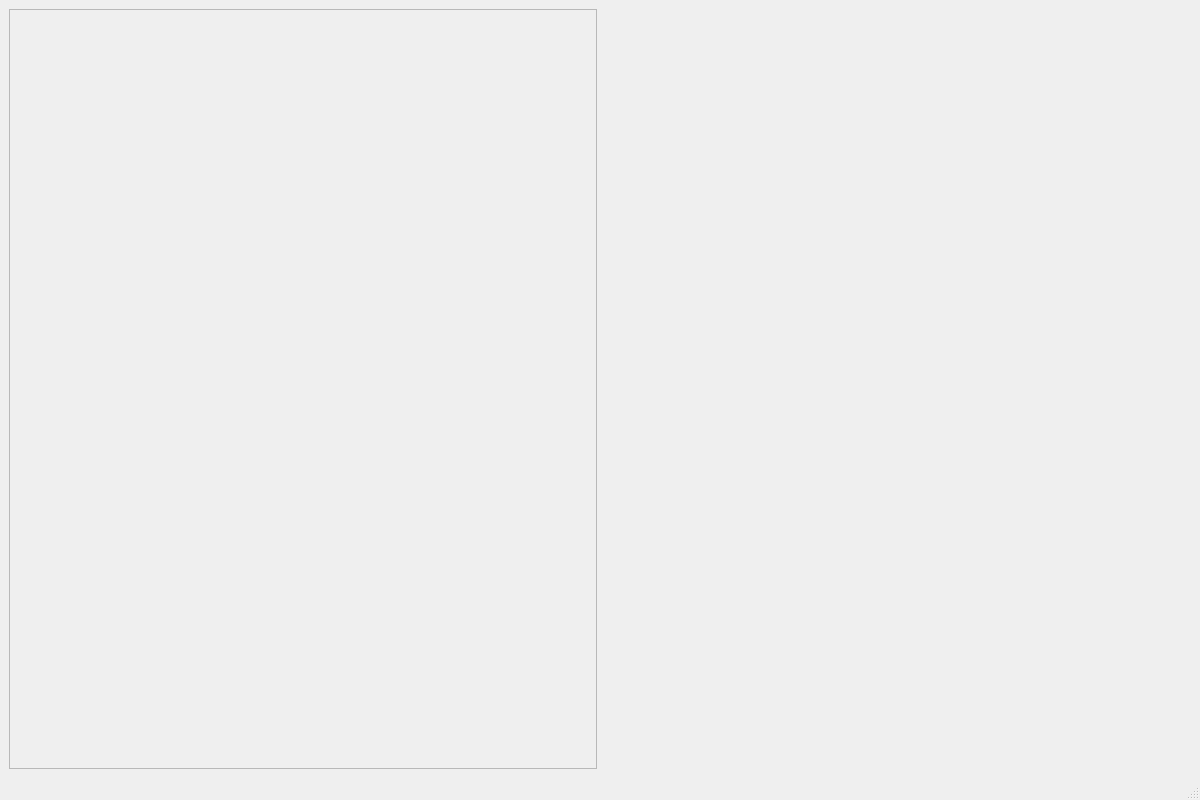
<?xml version="1.0" encoding="UTF-8"?>
<ui version="4.0">
 <class>MainWindow</class>
 <widget class="QMainWindow" name="MainWindow">
  <property name="geometry">
   <rect>
    <x>0</x>
    <y>0</y>
    <width>1200</width>
    <height>800</height>
   </rect>
  </property>
  <property name="windowTitle">
   <string>星策 StarQuant - 先以模拟谋方略，再持真仓逐行情</string>
  </property>
  <widget class="QWidget" name="centralwidget">
   <layout class="QHBoxLayout" name="horizontalLayout">
    <item>
     <widget class="QFrame" name="frame">
      <property name="frameShape">
       <enum>QFrame::StyledPanel</enum>
      </property>
      <property name="frameShadow">
       <enum>QFrame::Raised</enum>
      </property>
      <layout class="QVBoxLayout" name="verticalLayout_3">
       <item>
        <widget class="StrategyPanel" name="strategyPanel" native="true">
         <property name="sizePolicy">
          <sizepolicy hsizetype="Preferred" vsizetype="Expanding">
           <horstretch>0</horstretch>
           <verstretch>0</verstretch>
          </sizepolicy>
         </property>
        </widget>
       </item>
       <item>
        <widget class="MarketPanel" name="marketPanel" native="true"/>
       </item>
       <item>
        <widget class="QWidget" name="accountPanel" native="true">
         <property name="sizePolicy">
          <sizepolicy hsizetype="Expanding" vsizetype="Expanding">
           <horstretch>0</horstretch>
           <verstretch>0</verstretch>
          </sizepolicy>
         </property>
        </widget>
       </item>
      </layout>
     </widget>
    </item>
    <item>
     <layout class="QVBoxLayout" name="verticalLayout_4">
      <item>
       <widget class="ChartPanel" name="chartPanel" native="true">
        <property name="sizePolicy">
         <sizepolicy hsizetype="Expanding" vsizetype="Expanding">
          <horstretch>0</horstretch>
          <verstretch>0</verstretch>
         </sizepolicy>
        </property>
       </widget>
      </item>
      <item>
       <layout class="QHBoxLayout" name="horizontalLayout_2">
        <item>
         <widget class="QWidget" name="statisticsPanel" native="true">
          <property name="sizePolicy">
           <sizepolicy hsizetype="Expanding" vsizetype="Preferred">
            <horstretch>0</horstretch>
            <verstretch>0</verstretch>
           </sizepolicy>
          </property>
         </widget>
        </item>
        <item>
         <widget class="QWidget" name="signalPanel" native="true">
          <property name="sizePolicy">
           <sizepolicy hsizetype="Expanding" vsizetype="Preferred">
            <horstretch>0</horstretch>
            <verstretch>0</verstretch>
           </sizepolicy>
          </property>
         </widget>
        </item>
       </layout>
      </item>
     </layout>
    </item>
   </layout>
  </widget>
  <widget class="QStatusBar" name="statusbar"/>
 </widget>
 <customwidgets>
  <customwidget>
   <class>StrategyPanel</class>
   <extends>QWidget</extends>
   <header>ui/strategypanel.h</header>
   <container>1</container>
  </customwidget>
  <customwidget>
   <class>MarketPanel</class>
   <extends>QWidget</extends>
   <header>ui/marketpanel.h</header>
   <container>1</container>
  </customwidget>
  <customwidget>
   <class>ChartPanel</class>
   <extends>QWidget</extends>
   <header>ui/chartpanel.h</header>
   <container>1</container>
  </customwidget>
 </customwidgets>
 <resources/>
 <connections/>
</ui>
